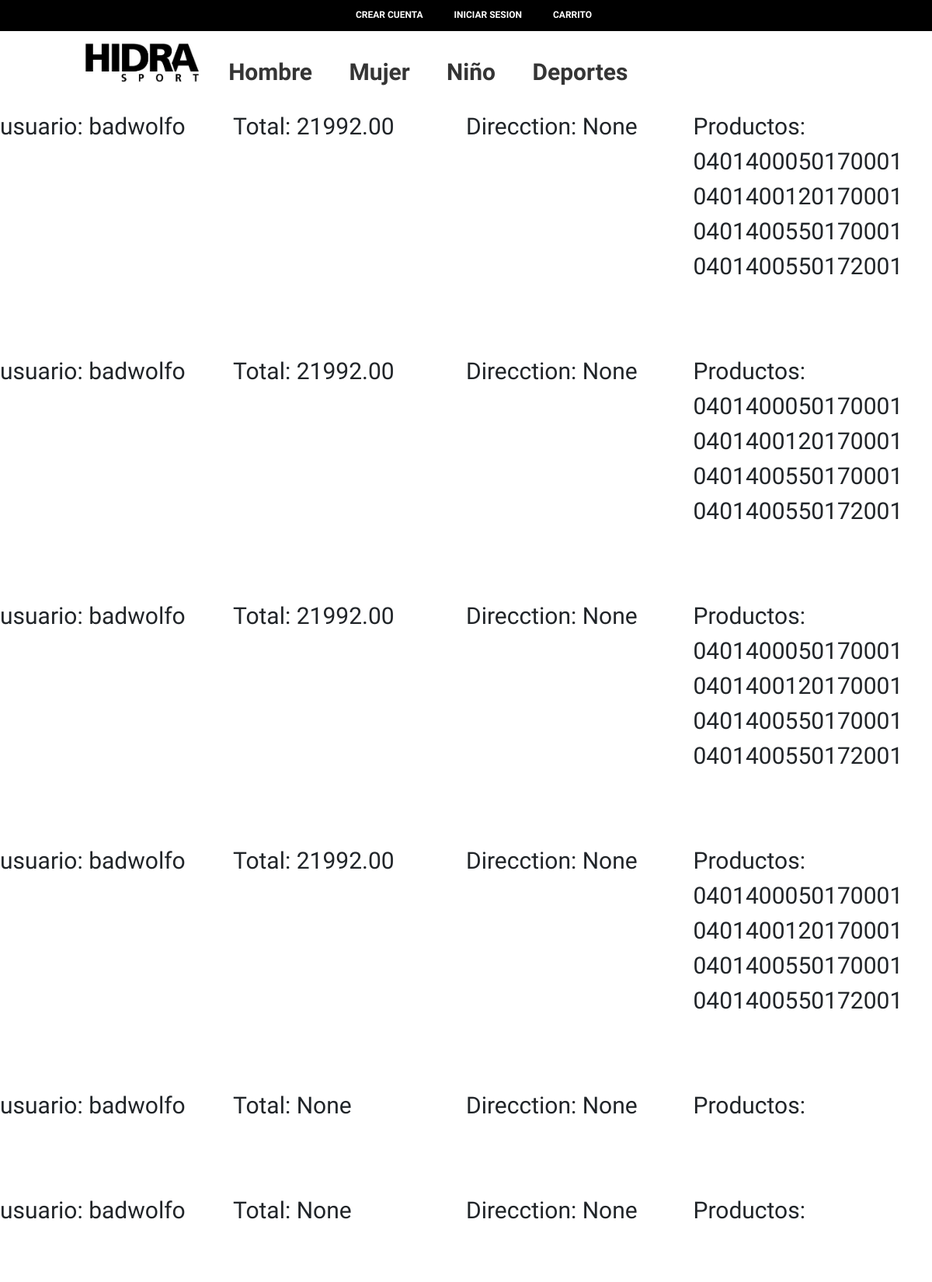
The app's page /order_list/ (upper part) with its own data.
### store/models.py (models this page shows, shortened)
class Categorias(models.Model):
    nombre = models.CharField(max_length=20)
    destacada = models.BooleanField(default=False)
    imagen = models.ImageField(upload_to='images/')

class Product(models.Model):
    codigo = models.CharField(max_length=50)
    name = models.CharField(max_length=100)
    descripcion = models.CharField(max_length=50, blank=True, null=True)
    sexo = models.CharField(max_length=50, blank=True, null=True)
    color = models.CharField(max_length=50, blank=True, null=True)
    guard = models.CharField(max_length=50, blank=True, null=True)
    telas = models.CharField(max_length=50, blank=True, null=True)
    diseño = models.CharField(max_length=50, blank=True, null=True)
    detalle_color = models.CharField(max_length=50, blank=True, null=True)
    faltante = models.CharField(max_length=50, blank=True, null=True)
    image = models.ImageField(upload_to='products/')
    secundaria = models.ImageField(upload_to='products/')
    categorias = models.ManyToManyField('Categorias', related_name='categorias', blank=True)
    price = models.FloatField()
    oferta = models.BooleanField(default=False)
    lomejor = models.BooleanField(default=False)
    visible = models.BooleanField(default=False)
    proveedores = models.BooleanField(default=False)
    class Meta:
        verbose_name_plural = "Productos"

### orders/models.py (models this page shows)
class Order(models.Model):
    user = models.ForeignKey(User, null=True, on_delete=models.SET_NULL)
    totalPrice = models.DecimalField(max_digits=10, decimal_places=2, null=True)
    direccionEntrega = models.TextField(blank=True, null=True)
    timestamp = models.DateTimeField(auto_now_add=True)

class ProductsInOrder(models.Model):
    subcodigo = models.CharField(max_length=50)
    order = models.ForeignKey(Order, null=True, on_delete=models.SET_NULL, blank=True)
    product = models.ForeignKey(Product, null=True, on_delete=models.SET_NULL, blank=True)
    talle = models.CharField(max_length=20)

### orders/views.py (the view)
# urls.py: path("order_list/", views.order_list, name='order_list'),
def order_list(request):
    orders = Order.objects.all()
    destacadas=Categorias.objects.filter(destacada=True)
    context = {
        "orders": orders,
        "destacadas": destacadas,
    }
    return render(request, 'order_list.html', context)

### cart/context_processor.py (called while the page is built)
def cart_total_amount(request):
	if request.user.is_authenticated:
		cart = Cart(request)
		total_bill = 0.0
		for key,value in request.session['cart'].items():
			total_bill = total_bill + (float(value['price']) * value['quantity'])
		return {'cart_total_amount' : total_bill}
	else:
		return {'cart_total_amount' : 0}

### orders/templates/order_list.html
{% extends "base.html" %}
{% load static %}
{% block page_content %}
    <div class="row col-ms-10 orders">
        {% for order in orders %}
        <div class="row">
            <div class="col-sm-3">
                usuario: {{order.user}}
            </div>
            <div class="col-sm-3">
                Total: {{order.totalPrice}}
            </div>
            <div class="col-sm-3">
               Direcction: {{order.direccionEntrega}}
            </div>
            Productos: <br>
            {% for x in order.productsinorder_set.all %}
                {{x.product.codigo}}{{x.subcodigo}}<br>
            {% endfor %}
            <br><br>
        </div>
        {% endfor %}
    </div>
{% endblock %}

### hidrasport/templates/base.html (shortened to what this page needs)
{% load static %}
<head>
    <link rel="stylesheet" href="https://cdnjs.cloudflare.com/ajax/libs/font-awesome/4.7.0/css/font-awesome.min.css">
    <link href="https://cdn.jsdelivr.net/npm/bootstrap@5.0.0-beta3/dist/css/bootstrap.min.css" rel="stylesheet">
    <link href="//netdna.bootstrapcdn.com/font-awesome/3.2.1/css/font-awesome.css" rel="stylesheet">
    <link rel='stylesheet' href='https://cdn.jsdelivr.net/npm/sweetalert2@10.10.1/dist/sweetalert2.min.css'>
    <link rel="stylesheet" href="{% static 'style.css' %}">
    <link rel="stylesheet" href="{% static 'navStyle.css' %}">
</head>
<section class="top-line">
    <div class="container-top-line ">
        <ul class="top-list d-flex justify-content-center">
            {% if user.is_authenticated %}
            <li class="top-item">
                Bienvenido {{user.username}}
            </li>
            <li class="top-item"><a href="/logout/">Salir</a></li>
            {% else %}
            <li class="top-item"><a href="/register">Crear Cuenta</a></li>
            <li class="top-item"><a href="/login/">Iniciar sesion</a></li>
            {% endif %}
            <li class="top-item"><a href="/cart_detail/">carrito</a></li>
        </ul>
    </div>
</section>
<nav id="nav-desktop" class="nav-desktop d-flex justify-content-center">
    <div class="nav-bar col-sm-10 row">
        <div class="col-sm-3 col-xl-2"><a href="/"><img src="{% static 'logo.jpeg' %}" class="logo" alt=""></a></div>
        <ul class="col-sm-9 col-xl-8 menu">
            {% for cat in destacadas %}
            <li><a href="/productos/{{cat.nombre}}">{{cat.nombre}}</a>
            </li>
            {% endfor %}
        </ul>
        <div class="col-sm-2" id="search-basket">
        </div>
    </div>
</nav>
{% block page_content %}
{% endblock %}

### static/style.css (style rules this page uses)
a { font-family: 'Signika', sans-serif; }
.top-item a { text-decoration: none; color: white; }
ul { list-style: none; }
img { width: 100%; max-width: 100%; height: auto; }
section { padding: 0 0; }
.orders { font-size: 3rem; }

### static/navStyle.css (style rules this page uses)
a { text-decoration: none; }
.top-line { position: relative; color: white; width: 100%; height: 4rem; z-index: 2; background-color: black; font-size: 1.2rem; font-weight: bold; text-transform: uppercase; vertical-align: middle; text-align: center; }
.top-list { padding-top: 1rem; }
.top-item { margin: 0rem 2rem; }
nav { background-color: white; font-size: 3rem; z-index: 6; }
.nav-bar { margin-top: 1.5rem; }
nav ul { list-style: none; }
.menu > li { display: inline-block; }
.menu > li > a { display: block; padding: 15px 20px; color: #353535; font-weight: 700; text-decoration: none; }

### records on screen
Categorias: nombre "Hombre"
Categorias: nombre "Mujer"
Categorias: nombre "Niño"
Categorias: nombre "Deportes"
Order: user "badwolfo", totalPrice "21992.00", direccionEntrega "None"
ProductsInOrder: product.codigo "040140005017000", subcodigo "1"
ProductsInOrder: product.codigo "040140012017000", subcodigo "1"
ProductsInOrder: product.codigo "040140055017000", subcodigo "1"
ProductsInOrder: product.codigo "040140055017200", subcodigo "1"
Order: user "badwolfo", totalPrice "21992.00", direccionEntrega "None"
ProductsInOrder: product.codigo "040140005017000", subcodigo "1"
ProductsInOrder: product.codigo "040140012017000", subcodigo "1"
ProductsInOrder: product.codigo "040140055017000", subcodigo "1"
ProductsInOrder: product.codigo "040140055017200", subcodigo "1"
Order: user "badwolfo", totalPrice "21992.00", direccionEntrega "None"
ProductsInOrder: product.codigo "040140005017000", subcodigo "1"
ProductsInOrder: product.codigo "040140012017000", subcodigo "1"
ProductsInOrder: product.codigo "040140055017000", subcodigo "1"
ProductsInOrder: product.codigo "040140055017200", subcodigo "1"
Order: user "badwolfo", totalPrice "21992.00", direccionEntrega "None"
ProductsInOrder: product.codigo "040140005017000", subcodigo "1"
ProductsInOrder: product.codigo "040140012017000", subcodigo "1"
ProductsInOrder: product.codigo "040140055017000", subcodigo "1"
ProductsInOrder: product.codigo "040140055017200", subcodigo "1"
Order: user "badwolfo", totalPrice "None", direccionEntrega "None"
Order: user "badwolfo", totalPrice "None", direccionEntrega "None"
